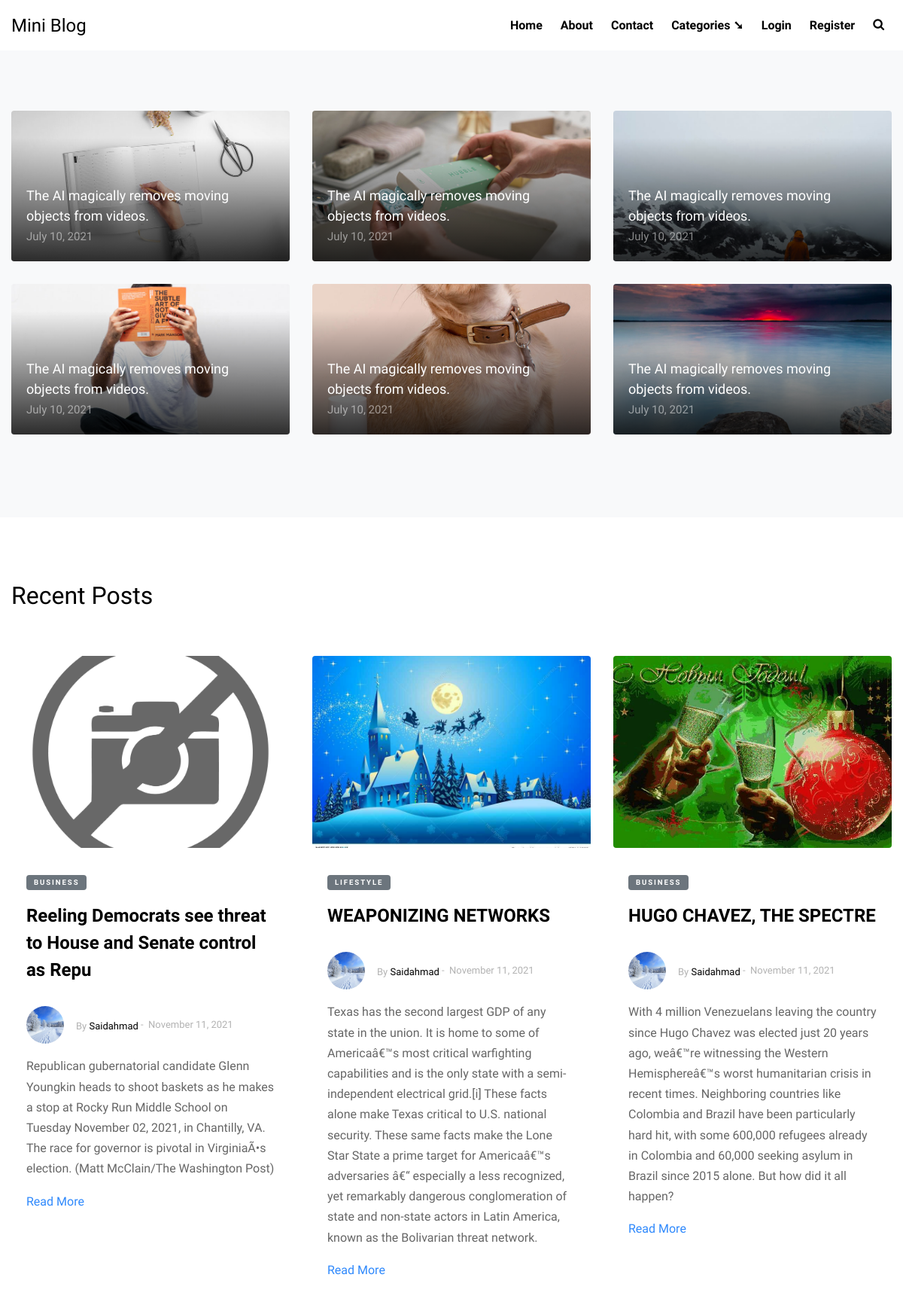
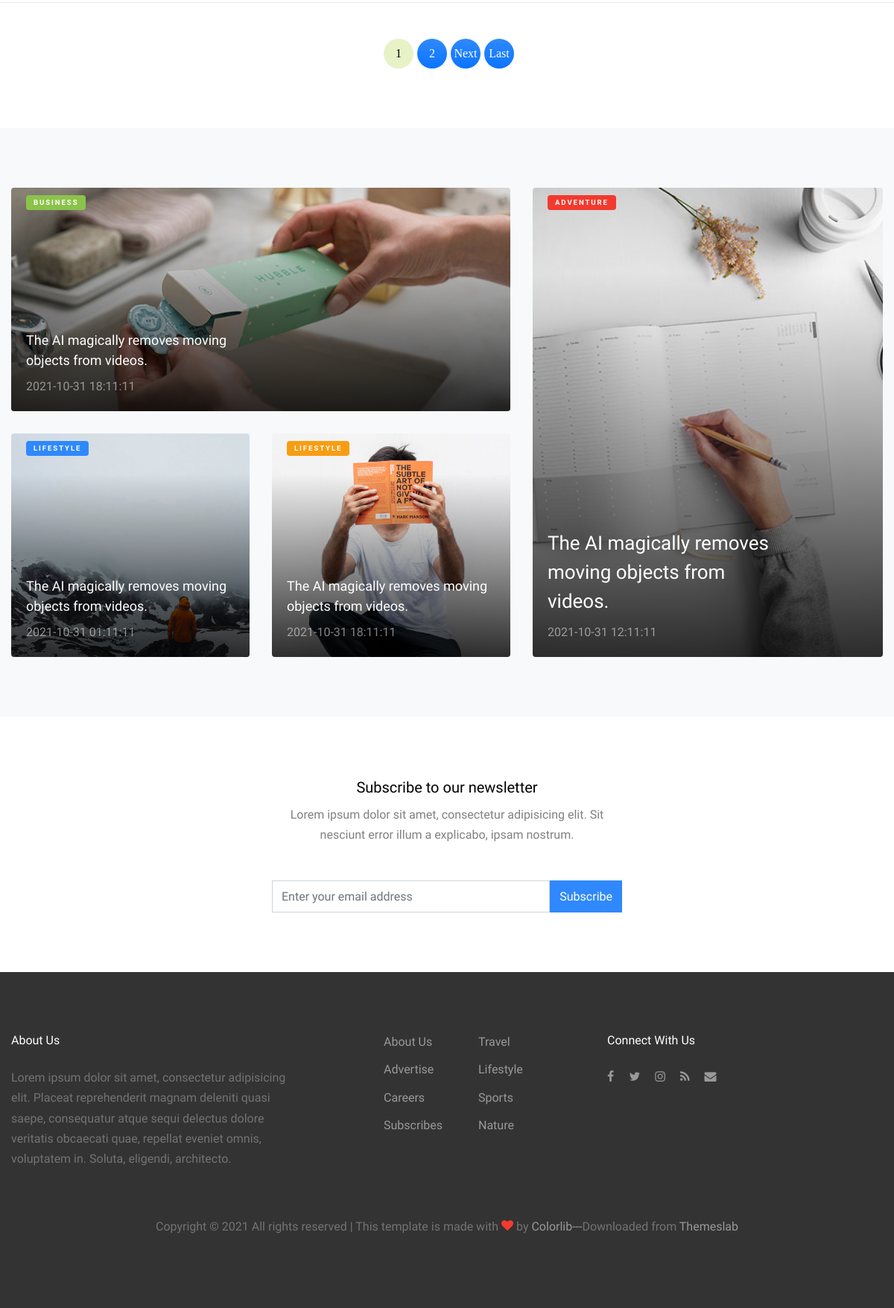
The page / on the database its author committed (2 pictures, top to bottom).
### tables this page shows
CREATE TABLE `blogs` (
  `id` int(100) NOT NULL,
  `title` varchar(128) NOT NULL,
  `image` varchar(128) NOT NULL,
  `text` text NOT NULL,
  `time` datetime NOT NULL,
  `ctg_id` int(11) DEFAULT NULL
);

CREATE TABLE `posts` (
  `id` int(11) NOT NULL,
  `title` varchar(64) DEFAULT NULL,
  `text` varchar(1024) DEFAULT NULL,
  `main_text` longtext NOT NULL,
  `image` varchar(128) DEFAULT NULL,
  `is_recent` int(11) NOT NULL,
  `is_popular` int(11) NOT NULL,
  `created_at` datetime DEFAULT NULL,
  `tag_name` varchar(255) DEFAULT NULL,
  `ctg_name` varchar(128) DEFAULT NULL,
  `user_id` int(11) DEFAULT NULL
);

CREATE TABLE `users` (
  `id` int(11) NOT NULL,
  `name` varchar(128) NOT NULL,
  `email` varchar(256) NOT NULL,
  `password` varchar(512) NOT NULL,
  `image` varchar(255) DEFAULT NULL,
  `bio` longtext NOT NULL,
  `roll` varchar(64) DEFAULT NULL
);

CREATE TABLE `categories` (
  `id` int(11) NOT NULL,
  `name` varchar(128) NOT NULL
);

### config/routes.php (called while the page is built)
<?php
return array(
    'comment/edit/([0-9]+)/([0-9]+)' => 'comment/edit/$1/$2',
    'category/([0-9]+)' => 'category/index/$1/',
    'blog/details/([0-9]+)' => 'blog/view/$1',
    'post/comment/delete/([0-9]+)' => 'post/deleteComment/$1',
    'post/comment/create' => 'post/createComment',
    'post/details/([0-9]+)' => 'post/view/$1',
    'post/edit/([0-9]+)' => 'post/editPost/$1',
    'post/delete/([0-9]+)' => 'post/deletePost/$1',
    'post/search' => 'post/search',
    'post/create' => 'post/create',
    'user/profile/delete/([0-9]+)' => 'user/profileDelete/$1',
    'user/profile/edit/([0-9]+)' => 'user/profileEdit/$1',
    'user/profile/view/([0-9]+)' => 'user/profileView/$1',
    'login' => 'user/login',
    'register' => 'user/register',
    'logout' => 'user/logout',
    'category' => 'category/index',
    'contact' => 'contact/index',
    'about' => 'about/index',
    '' => 'site/index',
);

### controllers/SiteController.php (called while the page is built, shortened)
<?php
class SiteController
{
    public function actionIndex()
    {
        $blogs = Blog::getBlogs();
        $mainBlogs = Blog::getBlogsByLimit(4);
        $limit = 3;
        $page = (int) (!isset($_GET["page"]) ? 1 : $_GET["page"]);
        $statement = "SELECT posts.* , users.name, users.bio, users.image as user_image
        FROM posts INNER JOIN users ON posts.user_id = users.id WHERE posts.is_recent = 1
        ORDER BY posts.id ASC";
        $statementCount = "posts INNER JOIN users ON posts.user_id = users.id
        WHERE posts.is_recent = 1 ORDER BY posts.id ASC";
        $recentPosts = Pagination::setPagination($statement, $limit, $page);
        require_once( ROOT . '/views/site/index.php' );
        return true;
    }
}

### index.php (called while the page is built, shortened)
<?php
$router = new Router();
$router->run();

### models/Blog.php (called while the page is built, shortened)
<?php
class Blog
{
    public static function getBlogsByLimit($limit)
    {
        $db = Db::getConnection();
        $blogs = array();
        $result = $db->query("SELECT blogs.id, blogs.title, blogs.image, blogs.text, blogs.time,
        blogs.ctg_id, categories.name FROM blogs
        INNER JOIN categories ON blogs.ctg_id = categories.id LIMIT $limit");
        $result->setFetchMode(PDO::FETCH_ASSOC);
        return $result->fetchAll();
    }
    public static function getBlogs()
    {
        $db = Db::getConnection();
        $allBlogs = array();
        $result = $db->query("SELECT * FROM blogs");
        $i = 0;
        while( $row = $result->fetch() )
        {
            $allBlogs[$i]['id'] = $row['id'];
            $allBlogs[$i]['title'] = $row['title'];
            $allBlogs[$i]['image'] = $row['image'];
            $allBlogs[$i]['text'] = $row['text'];
            $allBlogs[$i]['time'] = $row['time'];
            $i++;
        }
        return $allBlogs;
    }
}

### models/Pagination.php (called while the page is built, shortened)
<?php
class Pagination
{
    public static function setPagination($statement, $limit = 2)
    {
        include( ROOT . "/components/pagination/function.php");
        $page = (int) (!isset($_GET["page"]) ? 1 : $_GET["page"]);
    	$startpoint = ($page * $limit) - $limit;
		$res=$db->query("{$statement} LIMIT {$startpoint} , {$limit}");
		$res->setFetchMode(PDO::FETCH_ASSOC);
        return $res->fetchAll();
    }
}

### views/site/index.php (the view)
<?php require_once( ROOT . '/views/layouts/header.php' ); ?>
    <div class="site-section bg-light">
      <div class="container">
        <div class="row align-items-stretch retro-layout-2">
          <?php
            foreach( $blogs as $blog ):
              $datetime = new DateTime($blog['time']);
          ?>
            <div class="col-md-4">
              <a href="/blog/details/<?=$blog['id']?>" class="h-entry mb-30 v-height gradient" style="background-image: url(<?=$blog['image']?>);">
                <div class="text">
                  <h2><?=$blog['title']?></h2>
                  <span class="date">July <?= $datetime->format('m') ?>, <?= $datetime->format('Y') ?></span>
                </div>
              </a>
            </div>
          <?php endforeach; ?>
        </div>
      </div>
    </div>
    <div class="site-section">
      <div class="container">
        <div class="row mb-5">
          <div class="col-12">
            <h2>Recent Posts</h2>
          </div>
        </div>
        <div class="row">
          <?php foreach($recentPosts as $post): ?>
            <div class="col-lg-4 mb-4">
              <div class="entry2">
                <a href="/post/details/<?=$post['id']?>">
                  <img src="/upload/profile_image/<?=$post['image']?>"
                    alt="Image" class="img-fluid rounded"
                    style="width:100%; height:255px; object-fit:cover;">
                </a>
                <div class="excerpt">
                <span class="post-category text-white bg-secondary mb-3"><?=$post['ctg_name']?></span>
                <h2><a href="/post/details/<?=$post['id']?>"><?=$post['title']?></a></h2>
                <div class="post-meta align-items-center mb-3 d-flex text-left clearfix">
                  <a href="/user/profile/view/<?=$post['user_id']?>">
                    <figure class="author-figure d-flex align-items-center mb-0 mr-3 float-left">
                      <img src="/upload/profile_image/<?=$post['user_image']?>"
                          alt="Image" class="img-fluid m-0"
                          style="width: 50px; height: 50px; object-fit:cover;">
                    </figure>
                  </a>
                  <span class="d-inline-block mt-1">By <a href="#"><?=$post['name']?></a></span>
                  <span>&nbsp;-&nbsp; <?=date('F', mktime(0, 0, 0, date( 'm', strtotime($post['created_at'])), 10))?> <?= date( 'm', strtotime($post['created_at'])) ?>, <?= date( 'Y', strtotime($post['created_at'])) ?></span>
                </div>
                  <p><?= $post['text']?></p>
                  <p><a href="/post/details/<?=$post['id']?>" >Read More</a></p>
                </div>
              </div>
            </div>
          <?php endforeach; ?>
        </div>
        <div class="row text-center pt-5 border-top">
          <div class="col-md-12 d-flex justify-content-center align-items-center">
            <?php
              echo "<div id='pagingg' >";
              echo pagination($statementCount,$limit,$page);
              echo "</div>";
            ?>
          </div>
        </div>
      </div>
    </div>
    <div class="site-section bg-light">
      <div class="container">
        <div class="row align-items-stretch retro-layout">
          <div class="col-md-5 order-md-2">
            <a href="/blog/details/<?=$mainBlogs[0]['id']?>" class="hentry img-1 h-100 gradient" style="background-image: url('<?=$mainBlogs[0]['image']?>');">
              <span class="post-category text-white bg-danger"><?=$mainBlogs[0]['name']?></span>
              <div class="text">
                <h2><?=$mainBlogs[0]['title']?></h2>
                <span><?=$mainBlogs[0]['time']?></span>
              </div>
            </a>
          </div>
          <div class="col-md-7">
            <a href="/blog/details/<?=$mainBlogs[1]['id']?>" class="hentry img-2 v-height mb30 gradient" style="background-image: url('<?=$mainBlogs[1]['image']?>');">
              <span class="post-category text-white bg-success"><?=$mainBlogs[1]['name']?></span>
              <div class="text text-sm">
                <h2><?=$mainBlogs[1]['title']?></h2>
                <span><?=$mainBlogs[1]['time']?></span>
              </div>
            </a>
            <div class="two-col d-block d-md-flex">
              <a href="/blog/details/<?=$mainBlogs[2]['id']?>" class="hentry v-height img-2 gradient" style="background-image: url('<?=$mainBlogs[2]['image']?>');">
                <span class="post-category text-white bg-primary"><?=$mainBlogs[2]['name']?></span>
                <div class="text text-sm">
                  <h2><?=$mainBlogs[2]['title']?></h2>
                  <span><?=$mainBlogs[2]['time']?></span>
                </div>
              </a>
              <a href="/blog/details/<?=$mainBlogs[3]['id']?>" class="hentry v-height img-2 ml-auto gradient" style="background-image: url('<?=$mainBlogs[3]['image']?>');">
                <span class="post-category text-white bg-warning"><?=$mainBlogs[3]['name']?></span>
                <div class="text text-sm">
                  <h2><?=$mainBlogs[3]['title']?></h2>
                  <span><?=$mainBlogs[3]['time']?></span>
                </div>
              </a>
            </div>
          </div>
        </div>
      </div>
    </div>
    <div class="site-section bg-lightx">
      <div class="container">
        <div class="row justify-content-center text-center">
          <div class="col-md-5">
            <div class="subscribe-1 ">
              <h2>Subscribe to our newsletter</h2>
              <p class="mb-5">Lorem ipsum dolor sit amet, consectetur adipisicing elit. Sit nesciunt error illum a explicabo, ipsam nostrum.</p>
              <form action="#" class="d-flex">
                <input type="text" class="form-control" placeholder="Enter your email address">
                <input type="submit" class="btn btn-primary" value="Subscribe">
              </form>
            </div>
          </div>
        </div>
      </div>
    </div>
<?php require_once( ROOT . '/views/layouts/footer.php' ); ?>

### components/Router.php (shortened to what this page needs)
<?php
class Router
{
    private $routes;
    public function __construct()
    {
        $routesPath = ROOT.'/config/routes.php';
        $this->routes = include($routesPath);
    }
    public function getURI()
    {
        if(!empty($_SERVER['REQUEST_URI'])){
            return trim($_SERVER['REQUEST_URI'], '/');
        }
    }
    public function run()
    {
        $uri = $this->getURI();
        foreach ($this->routes as $uriPattern => $path) {
            if(preg_match("~$uriPattern~", $uri)){
                $internalRoute = preg_replace("~$uriPattern~", $path, $uri);
                $segments = explode('/', $internalRoute);
                $controllerName = array_shift($segments) . 'Controller';
                $actionName = explode( '?','action' . ucfirst(array_shift($segments)))[0];
                $parameters = $segments;
                $controllerObject = new $controllerName;
                $result = call_user_func_array(array($controllerObject, $actionName), $parameters);
                if($result != null){
                    break;
                }
            }
        }
    }
}

### rows shown on the page
blogs: image (picture), title "The AI magically removes moving objects from videos.", time "10", time "2021"
blogs: image (picture), title "The AI magically removes moving objects from videos.", time "10", time "2021"
posts: image (picture), ctg_name "BUSINESS", title "Reeling Democrats see threat to House and Senate control as Repu", user.image (picture), user.name "Saidahmad", created_at "November", created_at "11", created_at "2021", text "Republican gubernatorial candidate Glenn Youngkin heads to shoot baskets as he makes a stop at Rocky Run Middle School on Tuesday November 02, 2021, in Chantilly, VA. The race for governor is pivotal in VirginiaÃ•s election. (Matt McClain/The Washington Post)"
posts: image (picture), ctg_name "LIFESTYLE", title "WEAPONIZING NETWORKS", user.image (picture), user.name "Saidahmad", created_at "November", created_at "11", created_at "2021", text "Texas has the second largest GDP of any state in the union. It is home to some of Americaâ€™s most critical warfighting capabilities and is the only state with a semi-independent electrical grid.[i] These facts alone make Texas critical to U.S. national security. These same facts make the Lone Star State a prime target for Americaâ€™s adversaries â€“ especially a less recognized, yet remarkably dangerous conglomeration of state and non-state actors in Latin America, known as the Bolivarian threat network."
posts: image (picture), ctg_name "BUSINESS", title "HUGO CHAVEZ, THE SPECTRE", user.image (picture), user.name "Saidahmad", created_at "November", created_at "11", created_at "2021", text "With 4 million Venezuelans leaving the country since Hugo Chavez was elected just 20 years ago, weâ€™re witnessing the Western Hemisphereâ€™s worst humanitarian crisis in recent times. Neighboring countries like Colombia and Brazil have been particularly hard hit, with some 600,000 refugees already in Colombia and 60,000 seeking asylum in Brazil since 2015 alone. But how did it all happen?"
blogs: image (picture), title "The AI magically removes moving objects from videos.", time "2021-10-31 12:11:11"
categories: name "ADVENTURE"
blogs: image (picture), title "The AI magically removes moving objects from videos.", time "2021-10-31 18:11:11"
categories: name "BUSINESS"
blogs: image (picture), title "The AI magically removes moving objects from videos.", time "2021-10-31 01:11:11"
categories: name "LIFESTYLE"
blogs: image (picture), title "The AI magically removes moving objects from videos.", time "2021-10-31 18:11:11"

### other values the page prints
$blog['title'] "The AI magically removes moving objects from videos."
$datetime->format('m') "10"
$datetime->format('Y') "2021"
